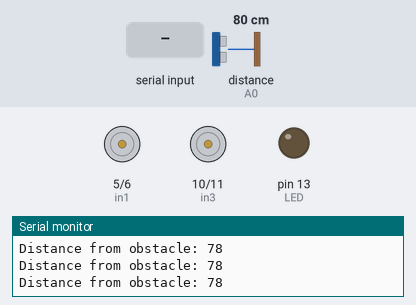
Simulated run of this sketch. Board: Arduino Uno, built with avr-gcc and run on an emulated ATmega328P. On the bench: motor-driver pin pairs drawn as motors (green arrow = first pin HIGH = forward, orange = second pin HIGH = backward, longer = more drive, scaled by the enable pin), output pins drawn as LEDs (lit = HIGH), the last lines printed to the serial monitor. Wiring (inferred from the names in the program): ultrasonic range finder: trigger A1; echo A0. The test bench sets the inputs (shaded band); at power-on: distance to the obstacle (sensor on A0) 80 cm. The echo pulse lasts 58.3 µs per cm; pins used as bus, display or sensor lines are not drawn.

Above: at 1.2 s.
1.3 s: distance to the obstacle (sensor on A0) set to 34 cm
4.3 s: distance to the obstacle (sensor on A0) set to 27 cm
At 4.7 s:
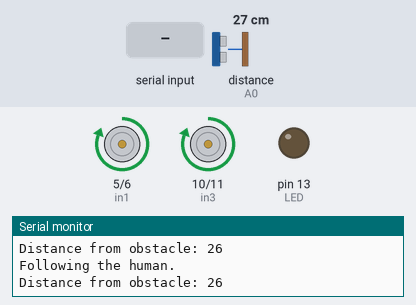
5.8 s: "f\n" received over Serial
At 6.3 s:
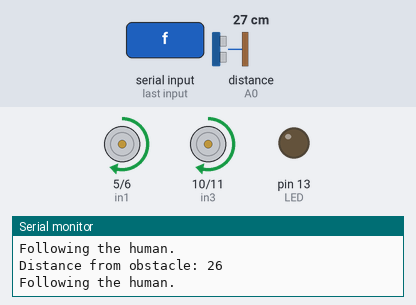
7.3 s: "s\n" received over Serial
At 8.0 s:
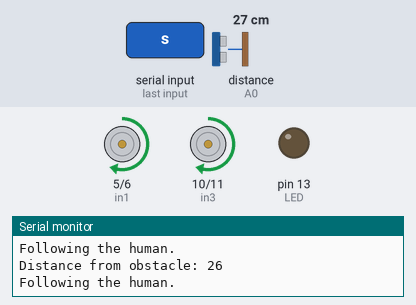
8.9 s: distance to the obstacle (sensor on A0) set to 35 cm
At 9.3 s:
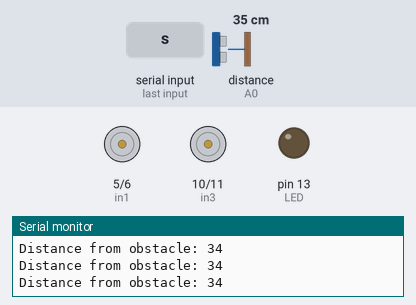
10.4 s: distance to the obstacle (sensor on A0) set to 18 cm
At 10.8 s:
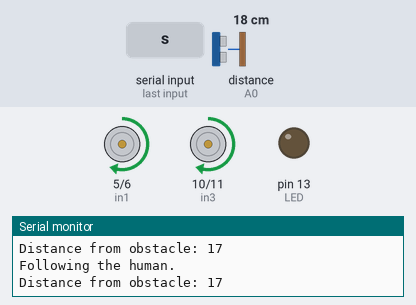
Timing chart, 0 to 13.4 s (numbered marks = the images above; inputs shaded):
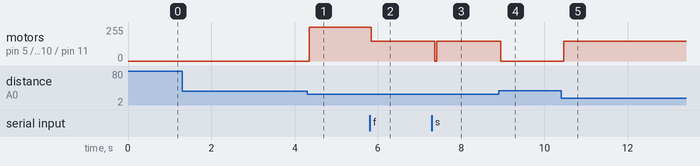

The sketch:

follow-human.ino
```cpp
#include <Servo.h>

#define in1 5     // Motor 1
#define in2 6
#define in3 10    // Motor 2
#define in4 11
#define ENA 9     // Enable for Motor 1
#define ENB 3     // Enable for Motor 2
#define LED 13    // Status LED

// Ultrasonic sensor pins
#define trigPin A1
#define echoPin A0

// Constants
const int humanFollowDistance = 30;  // Distance in cm to follow the human
const int obstacleThreshold = 10;     // Distance in cm to stop for obstacles

String command;      // To store Bluetooth command
int Speed = 150;     // Speed range (0 - 255)
bool isFollowing = false; // Flag to track if following mode is activated

void setup() {
  // Motor pin setup
  pinMode(in1, OUTPUT);
  pinMode(in2, OUTPUT);
  pinMode(in3, OUTPUT);
  pinMode(in4, OUTPUT);
  pinMode(LED, OUTPUT);

  pinMode(ENA, OUTPUT);  // Set ENA for Motor 1
  pinMode(ENB, OUTPUT);  // Set ENB for Motor 2
  digitalWrite(ENA, HIGH);  // Enable Motor 1
  digitalWrite(ENB, HIGH);  // Enable Motor 2

  // Ultrasonic sensor pin setup
  pinMode(trigPin, OUTPUT);
  pinMode(echoPin, INPUT);

  Serial.begin(9600);
}

void loop() {
  long distance = measureDistance(); // Measure distance using the ultrasonic sensor

  // Print distance for debugging
  Serial.print("Distance from obstacle: ");
  Serial.println(distance);

  // Check for obstacles
  if (distance < obstacleThreshold) {
    Serial.println("Obstacle too close, stopping.");
    Stop(); // Stop the car if an obstacle is detected
    isFollowing = false; // Disable following mode
  } else {
    // Check if a human is detected within following distance
    if (distance < humanFollowDistance) {
      Serial.println("Following the human.");
      moveForward(); // Move forward to follow the human
      isFollowing = true; // Enable following mode
    } else {
      Stop(); // Stop if the human is too far away
      isFollowing = false; // Disable following mode
    }
  }

  // Check for Bluetooth commands
  if (Serial.available() > 0) {
    command = Serial.readStringUntil('\n');  // Read the command as a string until a newline character
    command.trim();  // Remove any extra spaces or newline characters

    Serial.print("Command received: ");
    Serial.println(command);  // Print the received command to the Serial Monitor

    Stop();  // Always stop the motors before processing a new command

    // Handle movement commands
    if (command.equalsIgnoreCase("f")) {
      moveForward();
    } else if (command.equalsIgnoreCase("s")) {
      Stop();
      isFollowing = false;  // Stop following when the stop command is received
    }

    // Speed control commands remain unchanged
    // Set the motor speed via the ENA and ENB pins
    analogWrite(ENA, Speed);  // Control speed of Motor 1 (Right motor)
    analogWrite(ENB, Speed);  // Control speed of Motor 2 (Left motor)
  }
}

// Function to measure the distance using the ultrasonic sensor
long measureDistance() {
  digitalWrite(trigPin, LOW);
  delayMicroseconds(2);
  digitalWrite(trigPin, HIGH);
  delayMicroseconds(10);
  digitalWrite(trigPin, LOW);

  long duration = pulseIn(echoPin, HIGH);
  long distance = duration * 0.034 / 2;  // Speed of sound is 0.034 cm/us

  return distance;
}

// Movement functions
void moveForward() {
  digitalWrite(in1, HIGH);
  digitalWrite(in2, LOW);
  digitalWrite(in3, HIGH);
  digitalWrite(in4, LOW);
}

void Stop() {
  digitalWrite(in1, LOW);
  digitalWrite(in2, LOW);
  digitalWrite(in3, LOW);
  digitalWrite(in4, LOW);
}
```

Measured:
- the behaviour switches between 31 and 30 cm on distance to the obstacle (sensor on A0) (found by bisection; images 0 and 1)
- after the input at 4.3 s, motor on pin 5 (in1) / pin 6 (in2), motor on pin 10 (in3) / pin 11 (in4): stopped → forward 255/255 after 0.06 s
- after the input at 5.8 s, motor on pin 5 (in1) / pin 6 (in2), motor on pin 10 (in3) / pin 11 (in4): forward 255/255 → forward 150/255 at once
- after the input at 7.3 s, motor on pin 5 (in1) / pin 6 (in2), motor on pin 10 (in3) / pin 11 (in4): forward 150/255 → stopped after 0.07 s, → forward 150/255 0.05 s later
- after the input at 8.9 s, motor on pin 5 (in1) / pin 6 (in2), motor on pin 10 (in3) / pin 11 (in4): forward 150/255 → stopped after 0.05 s
- after the input at 10.4 s, motor on pin 5 (in1) / pin 6 (in2), motor on pin 10 (in3) / pin 11 (in4): stopped → forward 150/255 after 0.06 s
